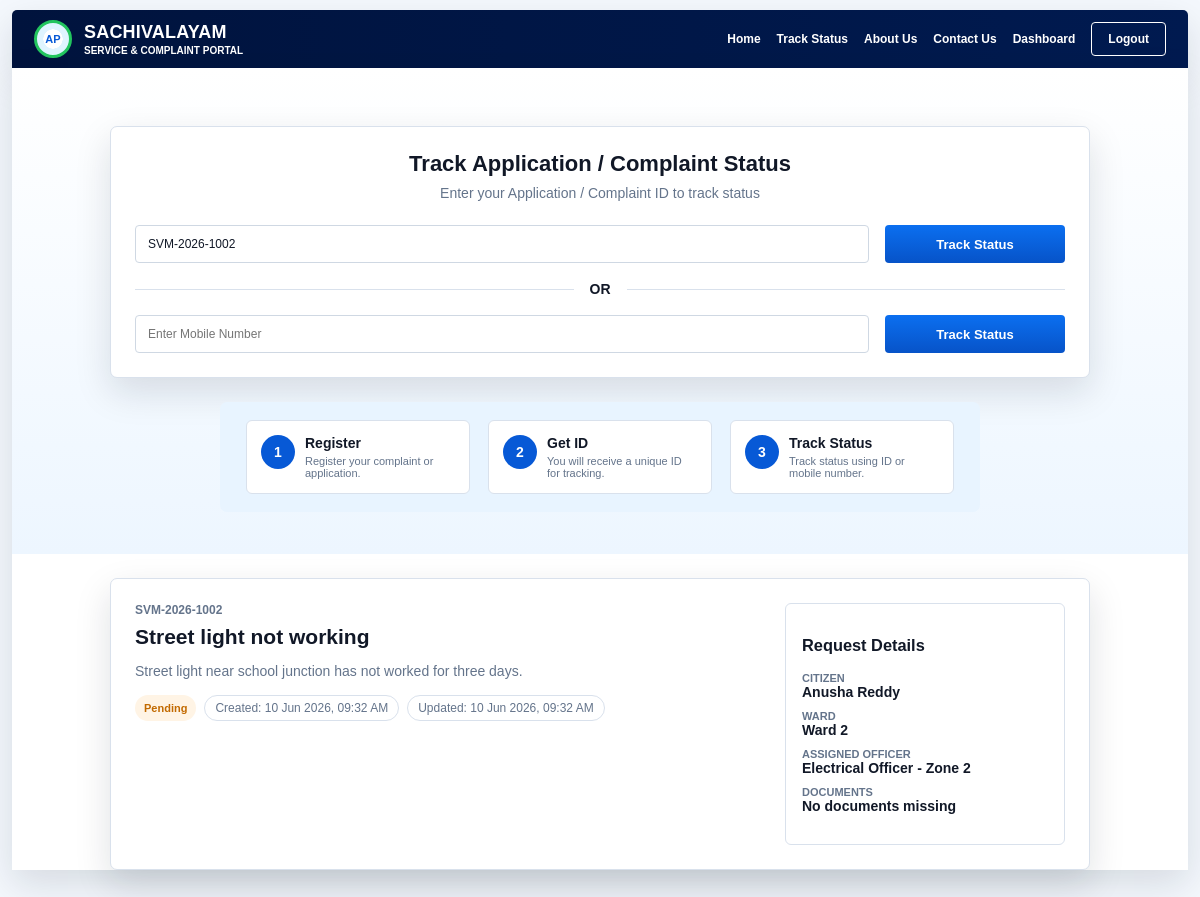
Page /track/SVM-2026-1002 (signed in) on the committed database.
### tables this page shows
CREATE TABLE requests (
                id INTEGER PRIMARY KEY AUTOINCREMENT,
                tracking_id TEXT UNIQUE NOT NULL,
                citizen_name TEXT NOT NULL,
                phone TEXT NOT NULL,
                ward TEXT NOT NULL,
                category TEXT NOT NULL,
                title TEXT NOT NULL,
                description TEXT NOT NULL,
                documents TEXT NOT NULL,
                status TEXT NOT NULL,
                officer TEXT NOT NULL,
                created_at TEXT NOT NULL,
                updated_at TEXT NOT NULL
            );

### app.py (the view)
@app.route("/track", methods=["GET", "POST"])
@app.route("/track/<tracking_id>")
def track(tracking_id=None):
    if request.method == "POST":
        return redirect(url_for("track", tracking_id=request.form["tracking_id"]))
    record = None
    if tracking_id:
        record = get_request_by_tracking_id(tracking_id)
        if record is None:
            flash("No request found for that application or complaint ID.", "error")
    return render_template("track.html", record=record, tracking_id=tracking_id)

### app.py (called while the page is built, shortened)
def get_db():
    conn = sqlite3.connect(DATABASE)
    conn.row_factory = sqlite3.Row
    return conn

def init_db():
    with get_db() as conn:
        conn.execute(
            """
            CREATE TABLE IF NOT EXISTS requests (
                id INTEGER PRIMARY KEY AUTOINCREMENT,
                tracking_id TEXT UNIQUE NOT NULL,
                citizen_name TEXT NOT NULL,
                phone TEXT NOT NULL,
                ward TEXT NOT NULL,
                category TEXT NOT NULL,
                title TEXT NOT NULL,
                description TEXT NOT NULL,
                documents TEXT NOT NULL,
                status TEXT NOT NULL,
                officer TEXT NOT NULL,
                created_at TEXT NOT NULL,
                updated_at TEXT NOT NULL
            )
            """
        )
        count = conn.execute("SELECT COUNT(*) FROM requests").fetchone()[0]

@app.before_request
def prepare_database():
    init_db()

def get_request_by_tracking_id(tracking_id):
    with get_db() as conn:
        return conn.execute(
            "SELECT * FROM requests WHERE tracking_id = ?",
            (tracking_id.strip().upper(),),
        ).fetchone()

### templates/track.html (shortened to what this page needs)
{% extends "base.html" %}
{% block content %}
<section class="track-page">
  <div class="track-box">
    <h1>Track Application / Complaint Status</h1>
    <p>Enter your Application / Complaint ID to track status</p>
    <form method="post" class="search-row">
      <input name="tracking_id" value="{{ tracking_id or '' }}" placeholder="Enter Application / Complaint ID" required>
      <button class="btn primary" type="submit">Track Status</button>
    </form>
    <div class="or-line"><span>OR</span></div>
    <form method="post" class="search-row">
      <input name="tracking_id" placeholder="Enter Mobile Number">
      <button class="btn primary" type="submit">Track Status</button>
    </form>
  </div>
  <div class="steps">
    <article><b>1</b><strong>Register</strong><span>Register your complaint or application.</span></article>
    <article><b>2</b><strong>Get ID</strong><span>You will receive a unique ID for tracking.</span></article>
    <article><b>3</b><strong>Track Status</strong><span>Track status using ID or mobile number.</span></article>
  </div>
</section>
{% if record %}
<section class="record-view">
  <div class="record-main">
    <p class="eyebrow">{{ record.tracking_id }}</p>
    <h2>{{ record.title }}</h2>
    <p>{{ record.description }}</p>
    <div class="timeline">
      <span class="status-pill {{ record.status|lower|replace(' ', '-') }}">{{ record.status }}</span>
      <span>Created: {{ record.created_at }}</span>
      <span>Updated: {{ record.updated_at }}</span>
    </div>
  </div>
  <aside>
    <h3>Request Details</h3>
    <dl>
      <dt>Citizen</dt><dd>{{ record.citizen_name }}</dd>
      <dt>Ward</dt><dd>{{ record.ward }}</dd>
      <dt>Assigned officer</dt><dd>{{ record.officer }}</dd>
      <dt>Documents</dt><dd>{{ record.documents }}</dd>
    </dl>
  </aside>
</section>
{% endif %}
{% endblock %}

### static/styles.css (style rules this page uses)
:root { --navy: #00133d; --navy-2: #00245c; --blue: #0759d6; --blue-2: #0b6ff0; --green: #04933f; --orange: #ff9d20; --purple: #9747aa; --ink: #111827; --muted: #64748b; --line: #d9e1ec; --bg: #f4f8fd; --white: #ffffff; --shadow: 0 14px 36px rgba(15, 23, 42, 0.13); }
* { box-sizing: border-box; }
body { margin: 0; background: var(--bg); color: var(--ink); font-family: Arial, Helvetica, sans-serif; font-size: 14px; }
.btn { min-height: 38px; padding: 10px 20px; display: inline-flex; align-items: center; justify-content: center; border: 0; border-radius: 4px; cursor: pointer; font: inherit; font-size: 13px; font-weight: 900; }
.btn.primary { background: linear-gradient(#0b6ff0, #0753c8); color: #fff; }
.form-shell, .dashboard-content, .track-box, .record-view, .simple-page { width: min(980px, calc(100% - 42px)); margin: 24px auto; padding: 24px; background: #fff; border: 1px solid var(--line); border-radius: 7px; box-shadow: var(--shadow); }
input, select, textarea { width: 100%; min-height: 38px; padding: 10px 12px; border: 1px solid #cfd8e3; border-radius: 4px; color: var(--ink); background: #fff; font: inherit; font-size: 12px; }
.track-page { padding: 34px 0 42px; background: linear-gradient(180deg, #ffffff, #edf6ff); }
.track-box { text-align: center; }
.track-box h1 { margin: 0 0 8px; font-size: 22px; }
.track-box p { margin: 0 0 24px; color: var(--muted); }
.search-row { display: grid; grid-template-columns: 1fr 180px; gap: 16px; }
.or-line { margin: 18px 0; display: grid; grid-template-columns: 1fr auto 1fr; align-items: center; gap: 16px; color: var(--ink); font-weight: 900; }
.or-line:before, .or-line:after { content: ""; height: 1px; background: var(--line); }
.steps { width: min(760px, calc(100% - 42px)); margin: 0 auto; padding: 18px 26px; display: grid; grid-template-columns: repeat(3, 1fr); gap: 18px; background: #e8f4ff; border-radius: 7px; }
.steps article { display: grid; grid-template-columns: auto 1fr; gap: 4px 10px; padding: 14px; background: #fff; border: 1px solid var(--line); border-radius: 6px; }
.steps b { grid-row: span 2; width: 34px; height: 34px; display: grid; place-items: center; border-radius: 50%; background: var(--blue); color: #fff; }
.steps span { color: var(--muted); font-size: 11px; }
.status-pill { display: inline-flex; min-height: 24px; align-items: center; padding: 4px 9px; border-radius: 999px; font-size: 11px; font-weight: 900; }
.status-pill.pending { background: #fff4e5; color: #c26a00; }
.record-view { display: grid; grid-template-columns: 1fr 280px; gap: 24px; }
.record-main h2 { margin: 8px 0; }
.record-main p { color: var(--muted); }
.eyebrow { margin: 0; color: var(--blue); font-size: 12px; font-weight: 900; }
.timeline { display: flex; flex-wrap: wrap; gap: 8px; margin-top: 16px; }
.timeline span:not(.status-pill) { padding: 5px 10px; border: 1px solid var(--line); border-radius: 999px; color: var(--muted); font-size: 12px; }
aside { padding: 16px; border: 1px solid var(--line); border-radius: 6px; }
dt { color: var(--muted); font-size: 11px; font-weight: 900; text-transform: uppercase; }
dd { margin: 0 0 10px; font-weight: 800; }

### rows in the picture
requests: tracking_id "SVM-2026-1002", title "Street light not working", description "Street light near school junction has not worked for three days.", status "Pending", created_at "10 Jun 2026, 09:32 AM", updated_at "10 Jun 2026, 09:32 AM", citizen_name "Anusha Reddy", ward "Ward 2", officer "Electrical Officer - Zone 2", documents "No documents missing"
